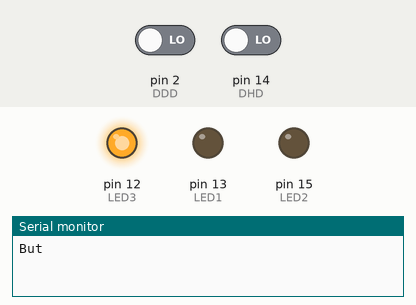
Recording of a sketch running on a simulated Arduino Uno, built with avr-gcc and run on an emulated ATmega328P. On the bench: output pins drawn as LEDs (lit = HIGH), the last lines printed to the serial monitor. The test bench sets the inputs (shaded band); at power-on: pin 2 (DDD) LOW, pin 14 (DHD) LOW.

Above: at 1.3 s.
1.4 s: pin 2 (DDD) driven HIGH
At 13.0 s:
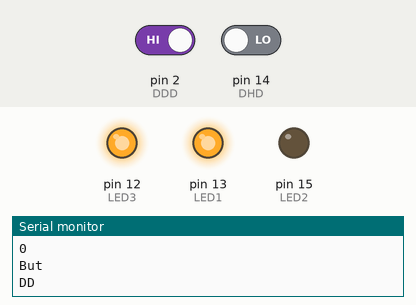
13.3 s: pin 2 (DDD) driven LOW
At 22.3 s:
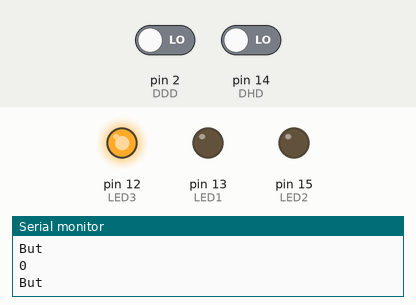
22.6 s: pin 14 (DHD) driven HIGH
At 33.9 s:
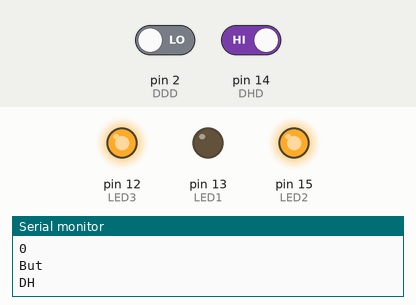
34.5 s: pin 2 (DDD) driven HIGH
At 43.2 s:
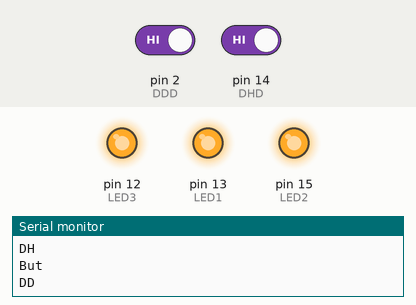
Timing chart, 0 to 44.6 s (numbered marks = the images above; inputs shaded):
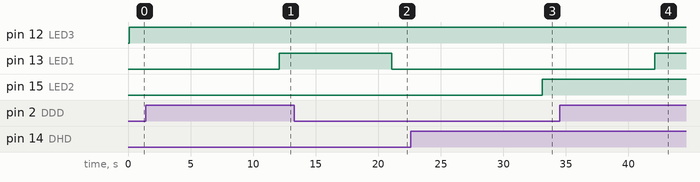

The sketch:

lab5.ino
```cpp
#define Button 1
#define DHD 14
#define DDD 2
#define LED1 13
#define LED2 15
#define LED3 12

bool But = false;

void setup() {
  Serial.begin(9600);
  pinMode(Button, INPUT);
  pinMode(DHD, INPUT);
  pinMode(DDD, INPUT);
  pinMode(LED1, OUTPUT);
  pinMode(LED2, OUTPUT);
  pinMode(LED3, OUTPUT);
  delay(100);
}

void loop() {
  int DD = digitalRead(DDD);
  int DH = digitalRead(DHD);
  But = !((bool)digitalRead(Button));

  if(But){
    digitalWrite(LED3, HIGH);
    Serial.println("But");
    delay(6000);
  }

  if(DD){
    digitalWrite(LED1, HIGH);
    Serial.println("DD");
    delay(3000);
  }

  else if(DH){
    digitalWrite(LED2, HIGH);
    Serial.println("DH");
    delay(3000);
  }

  else{
    digitalWrite(LED1, LOW);
    digitalWrite(LED2, LOW);
    digitalWrite(LED3, LOW);
    Serial.println("0");
  }
}
```

Measured:
- after the input at 1.4 s, pin 13 (LED1): LOW → HIGH after 10.7 s
- after the input at 13.3 s, pin 13 (LED1): HIGH → LOW after 7.8 s
- after the input at 22.6 s, pin 15 (LED2): LOW → HIGH after 10.5 s
- after the input at 34.5 s, pin 13 (LED1): LOW → HIGH after 7.6 s
